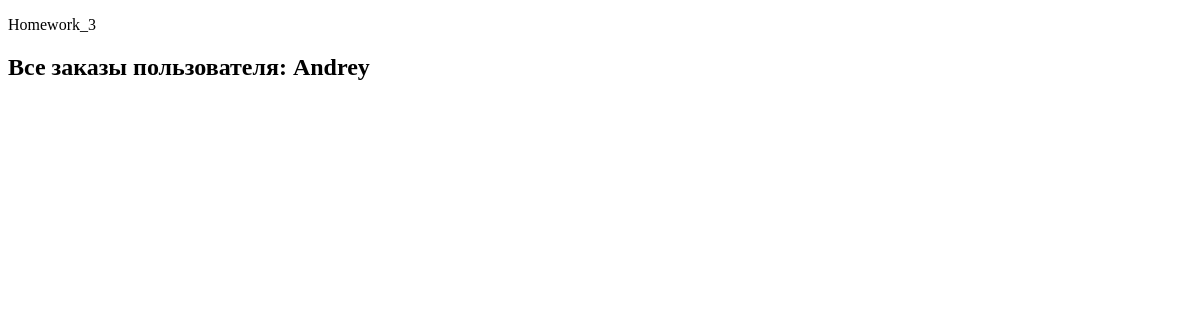
The app's page /hw2/user/2/, older data.
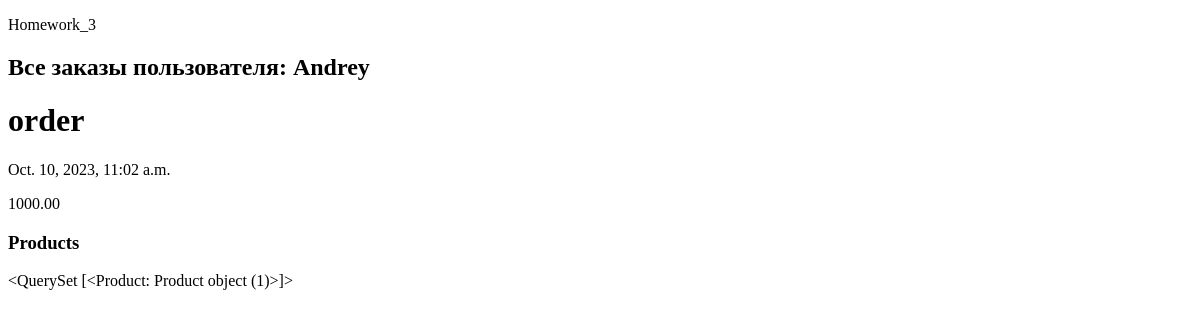
The same page, newer data.
### homework2_app/models.py (models this page shows)
class User(models.Model):
    name = models.CharField(max_length=100)
    email = models.EmailField()
    phone_number = models.CharField(max_length=100)
    client_address = models.TextField()
    date_registrations = models.DateTimeField(auto_now_add=True)

class Order(models.Model):
    customer = models.ForeignKey(User, on_delete=models.CASCADE)
    products = models.ManyToManyField(Product)
    total_price = models.DecimalField(max_digits=8, decimal_places=2)
    date_ordered = models.DateTimeField(auto_now_add=True)

class Product(models.Model):
    name = models.CharField(max_length=100)
    description = models.TextField()
    price = models.DecimalField(max_digits=8, decimal_places=2)
    quantity = models.IntegerField()
    date_add_product = models.DateField(auto_now_add=True)

### homework2_app/views.py (the view)
# urls.py: path('user/<int:user_id>/', basket, name='basket'),
def basket(request, user_id):
    products = []
    user = User.objects.filter(pk=user_id).first()
    orders = Order.objects.filter(customer=user).all()
    for order in orders:
        products.append(order.products.all())
    products.reverse()
    return render(request, 'homework2_app/user_all_orders.html',
                  {'user': user, 'orders': orders, 'products': products})

### homework2_app/templates/homework2_app/user_all_orders.html (shortened to what this page needs)
{% extends 'homework2_app/base.html' %}
{% block content %}
    <h2>Все заказы пользователя: {{ user.name }}</h2>
    {% for order in orders %}
        <h1>order</h1>
        <p>{{ order.date_ordered }}</p>
        <p>{{ order.total_price }}</p>
                <h3>Products</h3>
                <p>{{ products.pop }}</p>
    {% endfor %}
{% endblock %}

### homework2_app/templates/homework2_app/base.html (shortened to what this page needs)
<!DOCTYPE html>
<html lang="en">
<head>
</head>
<body>
<p>Homework_3</p>
{% block content %}
{% endblock %}
</body>
</html>

Row changes from the older to the newer data that the page shows:
added Order: date_ordered "Oct. 10, 2023, 11:02 a.m.", total_price "1000.00"
now on this page (row unchanged): Product: pop "<QuerySet [<Product: Product object (1)>]>"
